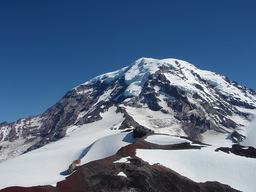
#> input picture Detection/set1-1.png, 256 x 192 px, shrunk from 517 x 388 before the run
$ python ransac.py
#> lines starting #> are read from the running program, lines starting #| are printed output that depends on the picture
#> further down, img1 is the input picture: PIL image 256x192 RGBA; mean R, G, B, A 88.8, 109.3, 135.7, 255
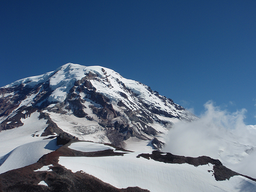
#> input picture Detection/set1-2.png, 256 x 192 px, shrunk from 517 x 388 before the run
#> further down, img2 is the input picture: PIL image 256x192 RGBA; mean R, G, B, A 86, 107.9, 134.4, 255
### Detection/fast1.py
# -*- coding: utf-8 -*-
"""
Created on Sat Feb 12 11:58:01 2022

@author: paulg
"""

# -*- coding: utf-8 -*-
"""
Created on Sat Feb 12 11:05:26 2022

@author: paulg
"""

import numpy as np
import matplotlib.pyplot as plt
from PIL import Image, ImageOps
import scipy.signal as sg
import cv2


def fast(I,t=80):

#> called with t = 100
    h,l = I.shape
#> h = 192; l = 256
    t=80

    coins=[]
    maxi=np.zeros(I.shape)

    for i in range(3,h-3):
        for j in range(3,l-3):
            FAST=[I[i+3,j],I[i+3,j+1],I[i+2,j+2],I[i+1,j+3],I[i,j+3],I[i-1,j+3],I[i-2,j+2],I[i-3,j+1],I[i-3,j],I[i-3,j-1],I[i-2,j-2],I[i-1,j-3],I[i,j-3],I[i+1,j-3],I[i+2,j-2],I[i+3,j-1]]
            d=0
            b=0
            dmax=0
            bmax=0
            Ic=I[i,j]
            fast=np.zeros((16,1))
            last=''
            FAST2=np.concatenate((FAST,FAST))
            for k in range(len(FAST2)):

                if (FAST2[k]<Ic-t):
                    d+=1
                    if (last!='d'):
                        if (b>bmax):
                            bmax=b
                        b=0
                    last='d'

                elif (FAST2[k]>Ic+t):
                    b+=1
                    if (last!='b'):
                        if (d>dmax):
                            dmax=d
                        d=0
                    last='b'

                else :
                    last='s'
                    if (d>dmax):
                        dmax=d
                    if (b>bmax):
                        bmax=b
                    d=0
                    b=0

            maxi[i,j]=max(dmax,bmax)

    FAST_max=np.zeros(I.shape)

    largeur = 2
    for i in range(largeur,h-largeur):
        for j in range(largeur,l-largeur):
            valeur=maxi[i,j]
            if valeur==np.max(maxi[i-largeur:i+largeur+1,j-largeur:j+largeur+1]):
                FAST_max[i,j]=valeur
                maxi[i,j]=valeur+1
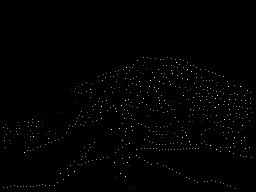
#> FAST_max: shape (192, 256) float64; min 0, max 15, mean 0.0888; drawn with min black and max white
#> maxi: shape (192, 256) float64; min 0, max 16, mean 1.06

    x,y=np.where(FAST_max>9)
#> x = 104 values from 62 to 185; y = 104 values, max 247 at index 28, min 24 at index 91, mean 162.4

    return (x,y)


# [20 lines that do not run on import are left out]


### Detection/match.py
# -*- coding: utf-8 -*-
"""
Created on Fri Feb 11 16:44:12 2022

@author: paulg
"""

import numpy as np
import matplotlib.pyplot as plt
from PIL import Image, ImageOps
import scipy.signal as sg
import cv2

import harris
import fast1

def matching(img1,img2,d='fast'):

    if (d=='fast'):
        x1,y1=fast1.fast(img1,t=100)
#> x1 = 104 values from 62 to 185; y1 has the same summary as y in fast
        x2,y2=fast1.fast(img2,t=100)
#> call 2 of fast, with t = 100
#> after the loop in fast (call 2), `for i in range(largeur,h-largeur):`:
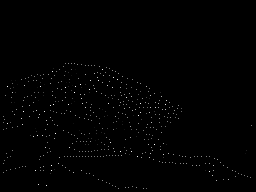
#> FAST_max: shape (192, 256) float64; min 0, max 15, mean 0.08; drawn with min black and max white
#> after the loop in fast (call 2), `for i in range(largeur,h-largeur):`: maxi: shape (192, 256) float64; min 0, max 16, mean 0.984
#> in fast (call 2), `x,y=np.where(FAST_max>9)`: x = 89 values from 69 to 185; y = 89 values, max 228 at index 85, min 7 at index 11, mean 97.07
#> x2 = 89 values from 69 to 185; y2 has the same summary as y in fast

    else :
        R1,x1,y1=harris.harris(img1,seuil=0.2,taille_fenetre=3,sigma=2)
        R2,x2,y2=harris.harris(img2,seuil=0.2,taille_fenetre=3,sigma=2)


    fig, (ax1, ax2) = plt.subplots(1, 2)
    fig.suptitle("Points d'interets")
    ax1.plot(y1,x1,'+r')
    ax2.plot(y2,x2,'+r')

    ax1.imshow(img1,cmap='gray')
    ax2.imshow(img2,cmap='gray')

    fig2, ax3 = plt.subplots(1, 1)

    IMG=np.concatenate((img1,img2),axis=1)
    ax3.plot(y1,x1,'+r')
    ax3.plot(y2+img1.shape[1],x2,'+r')
    ax3.imshow(IMG,cmap='gray')

    patch=5
    h,l=img1.shape
#> h = 192; l = 256

    paireZMSDD=np.zeros((len(x1),len(x2)))
#> paireZMSDD: shape (104, 89) float64; every value is 0

    for i in range (len(x1)):
        for j in range (len(x2)):
            ZMSDD=0
            if (((x1[i]-patch)>=0)&((x1[i]+patch)<h)&((y1[i]-patch)>=0)&((y1[i]+patch)<l)):
                mean1=np.mean(img1[x1[i]-patch:x1[i]+patch+1,y1[i]-patch:y1[i]+patch+1])
                mean2=np.mean(img2[x2[j]-patch:x2[j]+patch+1,y2[j]-patch:y2[j]+patch+1])
                for x in range(-patch,patch+1):
                    for y in range(-patch,patch+1):
                        ZMSDD+=(img1[x1[i]+x,y1[i]+y]-mean1-(img2[x2[j]+x,y2[j]+y]-mean2))**2

                paireZMSDD[i,j]=ZMSDD

            else :
                paireZMSDD[i,j]=np.inf
#> this loop made 104 passes
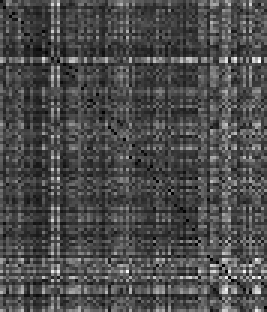
#> paireZMSDD: shape (104, 89) float64 (shown 3 times larger); min 7235.7, max 2460965.7, mean 739587.8; drawn with min black and max white


    paire12=[]

    for i in range (len(x1)):
        if (np.min(paireZMSDD[i])<100000):
            paire1=i
            paire2=np.where(paireZMSDD[i]==np.min(paireZMSDD[i]))[0][0]
            paire12.append((paire1,paire2))
#> this loop made 104 passes
#> paire2 on passes 3, 5, 6, 8, 11, 15, 17, 18, 21, 22, 23, 24: 1, 4, 3, 7, 14, 16, 13, 15, 19, 21, 23, 25
#> after the loop, paire12 = 45 pairs, first value 2 to 102, second value 1 to 88
            #ax3.plot([y1[paire1],y2[paire2]+img1.shape[1]],[x1[paire1],x2[paire2]])

    paire21=[]

    for i in range (len(x2)):
        if (np.min(paireZMSDD[:,i])<100000):
            paire2=i
            paire1=np.where(paireZMSDD[:,i]==np.min(paireZMSDD[:,i]))[0][0]
            paire21.append((paire1,paire2))
#> this loop made 89 passes
#> paire1 on passes 2, 4, 5, 8, 14, 15, 16, 17, 20, 22, 23, 24: 2, 5, 4, 7, 16, 10, 17, 14, 20, 21, 24, 22
#> after the loop, paire21 = 44 pairs, first value 2 to 102, second value 1 to 88

    married_match=list(set(paire12) & set(paire21))
#> married_match has the same summary as paire21
    for i in range(len(married_match)):
        ax3.plot([y1[married_match[i][0]],y2[married_match[i][1]]+img1.shape[1]],[x1[married_match[i][0]],x2[married_match[i][1]]])
#> this loop made 44 passes

    return x1,y1,x2,y2,married_match


# [7 lines that do not run on import are left out]


### Detection/ransac.py
# -*- coding: utf-8 -*-
"""
Created on Tue Feb 15 09:07:02 2022

@author: paulg
"""
import numpy as np
import matplotlib.pyplot as plt
from PIL import Image,ImageOps
import scipy.signal as sg
import scipy.interpolate as si
import cv2
import random

import match

img1 = Image.open("set1-1.png")
img1 = np.array(ImageOps.grayscale(img1))
img2 = Image.open("set1-2.png")
img2 = np.array(ImageOps.grayscale(img2))

x1,y1,x2,y2,couples = match.matching(img1,img2,'fast')
#> x1 = 104 values from 62 to 185; y1 = 104 values, max 247 at index 28, min 24 at index 91, mean 162.4; x2 = 89 values from 69 to 185; y2 has the same summary as y in fast; couples has the same summary as paire21 in matching


#%%
C=[]
for i in range(len(couples)):
    C.append([(x1[couples[i][0]],y1[couples[i][0]]),(x2[couples[i][1]],y2[couples[i][1]])])
#> after the loop, C = 44 items


Nmax=0
Hmax=[]
Cmax=[]
for j in range(1000):

    c= random.sample(couples, k=4)


    A = [[x1[c[0][0]], y1[c[0][0]], 1, 0, 0, 0, -x2[c[0][1]]*x1[c[0][0]],-x2[c[0][1]]*y1[c[0][0]]],
         [0, 0, 0, x1[c[0][0]], y1[c[0][0]], 1, -y2[c[0][1]]*x1[c[0][0]], -y2[c[0][1]]*y1[c[0][0]]],
         [x1[c[1][0]], y1[c[1][0]], 1, 0, 0, 0, -x2[c[1][1]]*x1[c[1][0]],-x2[c[1][1]]*y1[c[1][0]]],
         [0, 0, 0, x1[c[1][0]], y1[c[1][0]], 1, -y2[c[1][1]]*x1[c[1][0]], -y2[c[1][1]]*y1[c[1][0]]],
         [x1[c[2][0]], y1[c[2][0]], 1, 0, 0, 0, -x2[c[2][1]]*x1[c[2][0]],-x2[c[2][1]]*y1[c[2][0]]],
         [0, 0, 0, x1[c[2][0]], y1[c[2][0]], 1, -y2[c[2][1]]*x1[c[2][0]], -y2[c[2][1]]*y1[c[2][0]]],
         [x1[c[3][0]], y1[c[3][0]], 1, 0, 0, 0, -x2[c[3][1]]*x1[c[3][0]],-x2[c[3][1]]*y1[c[3][0]]],
         [0, 0, 0, x1[c[3][0]], y1[c[3][0]], 1, -y2[c[3][1]]*x1[c[3][0]], -y2[c[3][1]]*y1[c[3][0]]]]

    A=np.array(A)

    b=np.array([x2[c[0][1]],y2[c[0][1]],x2[c[1][1]],y2[c[1][1]],x2[c[2][1]],y2[c[2][1]],x2[c[3][1]],y2[c[3][1]]])

    h=np.dot(np.linalg.inv(A),b)

    H=[[h[0],h[1],h[2]],
       [h[3],h[4],h[5]],
       [h[6],h[7],1]]


    n=0
    Cj=[]
    for i in range(len(C)):
        x=np.array([C[i][0][0],C[i][0][1],1])
        x_prime=np.array([C[i][1][0],C[i][1][1],1])

        Hx=np.dot(H,x)
        Hx=Hx/Hx[2]

        norme=np.linalg.norm(Hx-x_prime)

        if norme<2:
            n+=1
            Cj.append(C[i])

    if n>Nmax:
        Nmax=n
        Hmax=H
        Cmax=Cj
#> this loop made 1000 passes
#> (c, b) on passes 1, 3, 4, 5, 6, 8, 9, 10: ([(48, 44), (85, 69), (14, 16), (16, 13)], [110, 132, 151, 131, 87, 112, 86, 75]), ([(102, 88), (46, 41), (87, 72), (7, 7)], [185, 46, 108, 124, 154, 163, 80, 98]), ([(88, 74), (23, 25), (44, 38), (92, 76)], [157, 59, 96, 161, 107, 85, 163, 58]), ([(68, 58), (16, 13), (24, 22), (4, 4)], [133, 55, 86, 75, 94, 80, 77, 113]), ([(17, 15), (60, 52), (92, 76), (22, 23)], [87, 65, 118, 21, 163, 58, 95, 150]), ([(92, 76), (46, 41), (53, 46), (21, 21)], [163, 58, 108, 124, 111, 44, 92, 74]), ([(68, 58), (63, 56), (7, 7), (69, 60)], [133, 55, 124, 22, 80, 98, 135, 42]), ([(102, 88), (2, 1), (96, 81), (16, 13)], [185, 46, 71, 52, 170, 81, 86, 75])
#> (c, b, h) on passes 2, 7, 12, 15: ([(88, 74), (81, 65), (97, 83), (60, 52)], [157, 59, 147, 45, 172, 73, 118, 21], [-11.6, 11.96, 123.2, -3.54, 3.75, 23.97, -0.0803, 0.0816]), ([(42, 36), (20, 19), (102, 88), (69, 60)], [105, 29, 91, 96, 185, 46, 135, 42], [1.3, 0.227, -28.52, -0.0607, 1.41, -109, 7.43e-05, 0.00182]), ([(97, 83), (64, 57), (63, 56), (70, 61)], [172, 73, 124, 47, 124, 22, 136, 33], [3.59, -1.31, -90.36, 0.625, 1.26, -165.2, 0.0143, -0.0106]), ([(55, 50), (73, 62), (17, 15), (24, 22)], [115, 138, 142, 110, 87, 65, 94, 80], [4.82, -0.917, -106.8, 2.31, 1.02, -212, 0.0212, -0.00665])
#> after the loop, Cmax = 44 items; Nmax = 44

# A=np.zeros((2*Nmax,8))
# b=np.zeros((2*Nmax,1))
# for i in range(Nmax):
#     A[2*i,:]=[Cmax[i][0][0], Cmax[i][0][1], 1, 0, 0, 0, -Cmax[i][1][0]*Cmax[i][0][0],-Cmax[i][1][0]*Cmax[i][0][1]]
#     A[2*i+1,:]=[0, 0, 0, Cmax[i][0][0], Cmax[i][0][1], 1, -Cmax[i][1][1]*Cmax[i][0][0], -Cmax[i][1][1]*Cmax[i][0][1]]
#     b[2*i]=Cmax[i][1][0]
#     b[2*i+1]=Cmax[i][1][1]

# u,d,v=np.linalg.svd(A)

# b_prime=np.dot(np.transpose(u),b)
# y=b_prime/np.diag(d)

# H=np.dot(v,y)

#%%

h1,l1=img1.shape
#> h1 = 192; l1 = 256
h2,l2=img2.shape
#> h2 = 192; l2 = 256

img_full=np.concatenate((np.zeros(img1.shape)-1,img2),axis=1)
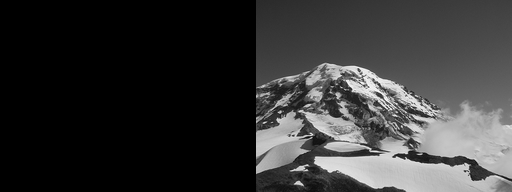
#> img_full: shape (192, 512) float64; min -1, max 254, mean 51.7; drawn with min black and max white

taille=2

#difference d'intensité img1 et img2
deltaI=0
for i in range(Nmax):
    (x1,y1),(x2,y2)=Cmax[i]
    deltaI+=np.mean(img2[x2-taille:x2+taille+1,y2-taille:y2+taille+1])-np.mean(img1[x1-taille:x1+taille+1,y1-taille:y1+taille+1])
#> this loop made 44 passes
#> (x1, y1, x2, y2, deltaI) on passes 1 to 12: (129, 111, 136, 33, -17.76), (105, 113, 110, 36, -46.64), (79, 187, 87, 112, -55.48), (94, 237, 103, 158, -56.16), (86, 228, 95, 150, -63.6), (95, 183, 103, 108, -72.28), (155, 136, 163, 58, -100.9), (162, 114, 170, 35, -109.3), (86, 240, 96, 161, -114), (81, 139, 87, 65, -131.6), (157, 129, 165, 51, -140.7), (137, 234, 144, 154, -144.1)
#> after the loop, deltaI = -428.2

deltaI=deltaI/Nmax
#> deltaI = -9.73


#calcul des positions dans l'image 2 des points de l'image 1
for i in range(h1):
    for j in range(l1):
        x=np.array([i,j,1])
        Hx=np.dot(H,x)
        Hx=Hx/Hx[2]

        X,Y,Z=Hx
        X=int(X)
        Y=int(Y)
        if((X>=0)&(X<h1)&(Y<l1)&(Y+l1>0)):
            delta=0
            if (Y>=0):
                delta=np.mean(img2[X-taille:X+taille+1,Y-taille:Y+taille+1])-np.mean(img1[i-taille:i+taille+1,j-taille:j+taille+1])

            else:
                delta=deltaI
            img_full[X,Y+l1]=img1[i,j]+delta
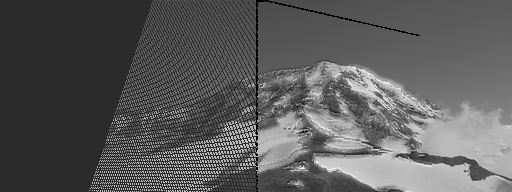
#> img_full: shape (192, 512) float64; 0.57% of the values are NaN or infinite; the others: min -61, max 287.7, mean 65.62; drawn with min black, max white, NaN and infinite black


fig, ax = plt.subplots(1, 1)
ax.imshow(img_full,cmap='gray')


array=img_full
array[array==-1] = np.nan

x = np.arange(0, array.shape[1])
#> x = 512 values from 0 to 511
y = np.arange(0, array.shape[0])
#> y = 192 values from 0 to 191
#mask invalid values
array = np.ma.masked_invalid(array)
xx, yy = np.meshgrid(x, y)
#get only the valid values
x1 = xx[~array.mask]
y1 = yy[~array.mask]
newarr = array[~array.mask]

GD1 = si.griddata((x1, y1), newarr.ravel(),
                          (xx, yy),
                             method='cubic')

fig2, ax2 = plt.subplots(1, 1)
ax2.imshow(GD1,cmap='gray')


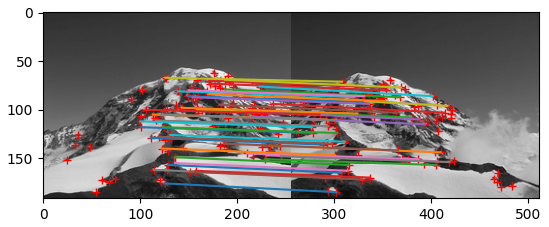
#> figure drawn by matplotlib, 1 panel
